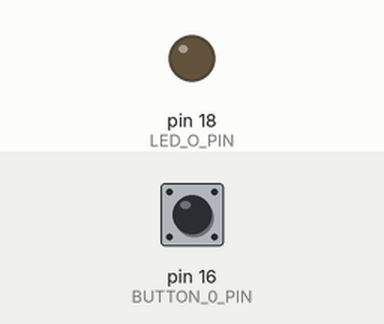
Bench run of a program on a simulated Raspberry Pi (header pin numbers). On the bench: output pins drawn as LEDs (lit = HIGH). Dashed ring = blinking. The test bench sets the inputs (shaded band); at power-on: pin 16 (BUTTON_0_PIN) HIGH.

Above: at 1.2 s.
1.3 s: pin 16 (BUTTON_0_PIN) pulsed LOW 5 times (0.12 s each, 0.3 s apart)
At 1.87 s:
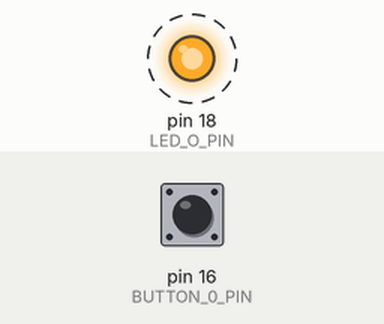
4.3 s: pin 16 (BUTTON_0_PIN) pulled LOW for 0.15 s
At 5.1 s:
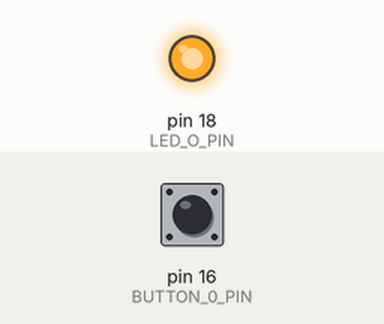
5.9 s: pin 16 (BUTTON_0_PIN) pulled LOW for 1 s
At 7.6 s:
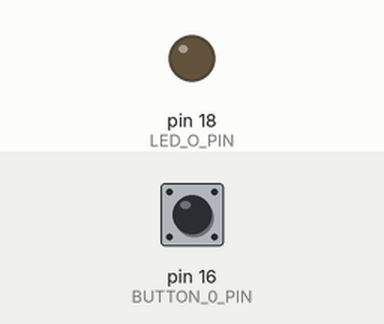
Timing chart, 0 to 9.1 s (numbered marks = the images above; inputs shaded):
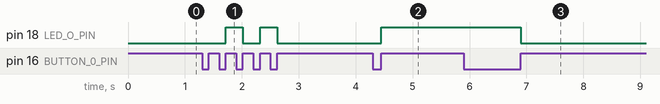

The program:

flashlight_edge_detect.py
```python
import RPi.GPIO as GPIO
import sys

GPIO.setmode(GPIO.BOARD)
GPIO.setwarnings(False)
BUTTON_0_PIN = 16
LED_O_PIN = 18

flashlight_state = ['LIGHT_OFF', 'LIGHT_ON']
flashlight = enumerate(flashlight_state)
flashlight = 'LIGHT_OFF'

GPIO.setup(BUTTON_0_PIN, GPIO.IN, pull_up_down = GPIO.PUD_UP)
GPIO.setup(LED_O_PIN, GPIO.OUT)


try:
    while(True):
        GPIO.wait_for_edge(BUTTON_0_PIN, GPIO.RISING, bouncetime = 10)
        flashlight = not flashlight
        GPIO.output(LED_O_PIN, flashlight)


except KeyboardInterrupt:
    print('Got Keyboard Interript. Cleaning up an dexiting')
    GPIO.output(LED_O_PIN, GPIO.LOW)
    GPIO.cleanup()
    sys.exit()
```

Measured:
- after the input at 1.3 s, pin 18 (LED_O_PIN): alternates HIGH for 0.30 s and LOW for 0.30 s, 4 changes in all, then stays LOW, starting after 0.42 s
- after the input at 4.3 s, pin 18 (LED_O_PIN): LOW → HIGH after 0.15 s
- after the input at 5.9 s, pin 18 (LED_O_PIN): HIGH → LOW after 1.0 s
